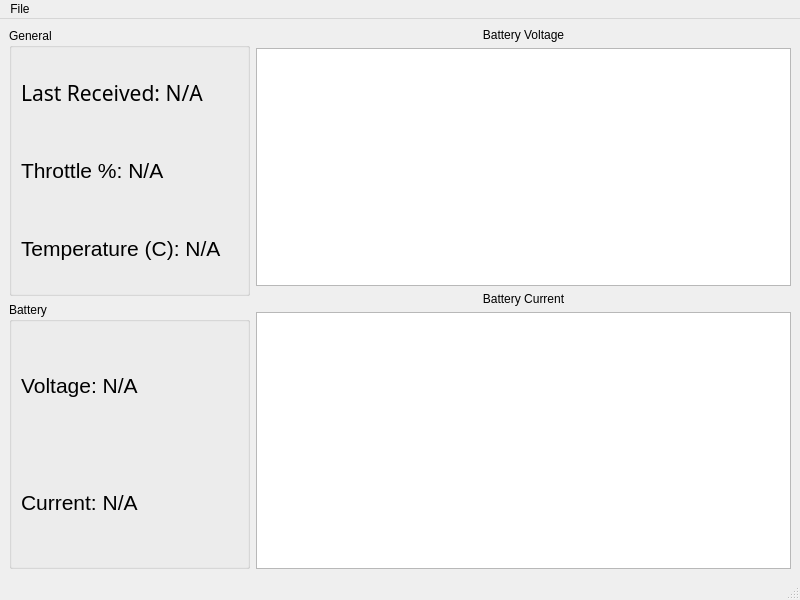
<?xml version="1.0" encoding="UTF-8"?>
<ui version="4.0">
 <class>MainWindow</class>
 <widget class="QMainWindow" name="MainWindow">
  <property name="geometry">
   <rect>
    <x>0</x>
    <y>0</y>
    <width>800</width>
    <height>600</height>
   </rect>
  </property>
  <property name="windowTitle">
   <string>Alltrax Telemetry GUI</string>
  </property>
  <widget class="QWidget" name="centralwidget">
   <layout class="QHBoxLayout" name="horizontalLayout">
    <item>
     <layout class="QVBoxLayout" name="verticalLayout_2">
      <property name="sizeConstraint">
       <enum>QLayout::SetDefaultConstraint</enum>
      </property>
      <property name="leftMargin">
       <number>0</number>
      </property>
      <property name="bottomMargin">
       <number>0</number>
      </property>
      <item>
       <widget class="QGroupBox" name="groupBox">
        <property name="title">
         <string>General</string>
        </property>
        <property name="flat">
         <bool>true</bool>
        </property>
        <property name="checkable">
         <bool>false</bool>
        </property>
        <layout class="QVBoxLayout" name="verticalLayout_5">
         <property name="rightMargin">
          <number>26</number>
         </property>
         <item>
          <widget class="QLabel" name="lastRxLabel">
           <property name="font">
            <font>
             <family>Noto Sans</family>
             <pointsize>16</pointsize>
            </font>
           </property>
           <property name="text">
            <string>&lt;html&gt;&lt;head/&gt;&lt;body&gt;&lt;p&gt;Last Received: N/A&lt;/p&gt;&lt;/body&gt;&lt;/html&gt;</string>
           </property>
          </widget>
         </item>
         <item>
          <widget class="QLabel" name="throttleLabel">
           <property name="font">
            <font>
             <pointsize>16</pointsize>
            </font>
           </property>
           <property name="text">
            <string>Throttle %: N/A</string>
           </property>
          </widget>
         </item>
         <item>
          <widget class="QLabel" name="tempLabel">
           <property name="font">
            <font>
             <pointsize>16</pointsize>
            </font>
           </property>
           <property name="text">
            <string>Temperature (C): N/A</string>
           </property>
          </widget>
         </item>
        </layout>
       </widget>
      </item>
      <item>
       <widget class="QGroupBox" name="groupBox_2">
        <property name="title">
         <string>Battery</string>
        </property>
        <property name="flat">
         <bool>true</bool>
        </property>
        <property name="checkable">
         <bool>false</bool>
        </property>
        <layout class="QVBoxLayout" name="verticalLayout_6">
         <property name="rightMargin">
          <number>26</number>
         </property>
         <item>
          <widget class="QLabel" name="voltsLabel">
           <property name="font">
            <font>
             <pointsize>16</pointsize>
            </font>
           </property>
           <property name="text">
            <string>&lt;html&gt;&lt;head/&gt;&lt;body&gt;&lt;p&gt;Voltage: N/A&lt;/p&gt;&lt;/body&gt;&lt;/html&gt;</string>
           </property>
          </widget>
         </item>
         <item>
          <widget class="QLabel" name="currentLabel">
           <property name="font">
            <font>
             <pointsize>16</pointsize>
            </font>
           </property>
           <property name="text">
            <string>Current: N/A</string>
           </property>
          </widget>
         </item>
        </layout>
       </widget>
      </item>
     </layout>
    </item>
    <item>
     <layout class="QVBoxLayout" name="verticalLayout">
      <item>
       <layout class="QVBoxLayout" name="verticalLayout_3">
        <item>
         <widget class="QLabel" name="label_3">
          <property name="text">
           <string>Battery Voltage</string>
          </property>
          <property name="alignment">
           <set>Qt::AlignCenter</set>
          </property>
         </widget>
        </item>
        <item>
         <widget class="QChartView" name="voltsGraph"/>
        </item>
       </layout>
      </item>
      <item>
       <widget class="QLabel" name="label_2">
        <property name="text">
         <string>Battery Current</string>
        </property>
        <property name="alignment">
         <set>Qt::AlignCenter</set>
        </property>
       </widget>
      </item>
      <item>
       <widget class="QChartView" name="currentGraph"/>
      </item>
      <item>
       <layout class="QVBoxLayout" name="verticalLayout_4"/>
      </item>
     </layout>
    </item>
   </layout>
  </widget>
  <widget class="QMenuBar" name="menubar">
   <property name="geometry">
    <rect>
     <x>0</x>
     <y>0</y>
     <width>800</width>
     <height>30</height>
    </rect>
   </property>
   <widget class="QMenu" name="menuFile">
    <property name="title">
     <string>File</string>
    </property>
    <addaction name="fileConnect"/>
    <addaction name="fileDisconnect"/>
    <addaction name="fileExport"/>
    <addaction name="fileExit"/>
   </widget>
   <addaction name="menuFile"/>
  </widget>
  <widget class="QStatusBar" name="statusBar"/>
  <action name="fileExit">
   <property name="text">
    <string>Exit</string>
   </property>
   <property name="shortcut">
    <string>Ctrl+Q</string>
   </property>
  </action>
  <action name="fileConnect">
   <property name="text">
    <string>Connect...</string>
   </property>
   <property name="shortcut">
    <string>Ctrl+C</string>
   </property>
  </action>
  <action name="fileExport">
   <property name="text">
    <string>Export...</string>
   </property>
   <property name="shortcut">
    <string>Ctrl+S</string>
   </property>
  </action>
  <action name="fileDisconnect">
   <property name="text">
    <string>Disconnect...</string>
   </property>
   <property name="shortcut">
    <string>Ctrl+D</string>
   </property>
  </action>
 </widget>
 <customwidgets>
  <customwidget>
   <class>QChartView</class>
   <extends>QGraphicsView</extends>
   <header>QtCharts</header>
  </customwidget>
 </customwidgets>
 <resources/>
 <connections/>
</ui>
